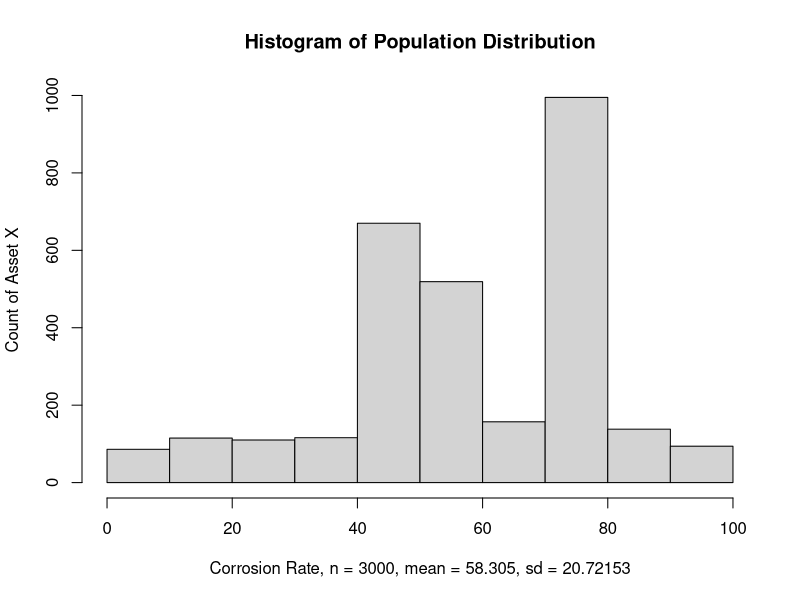
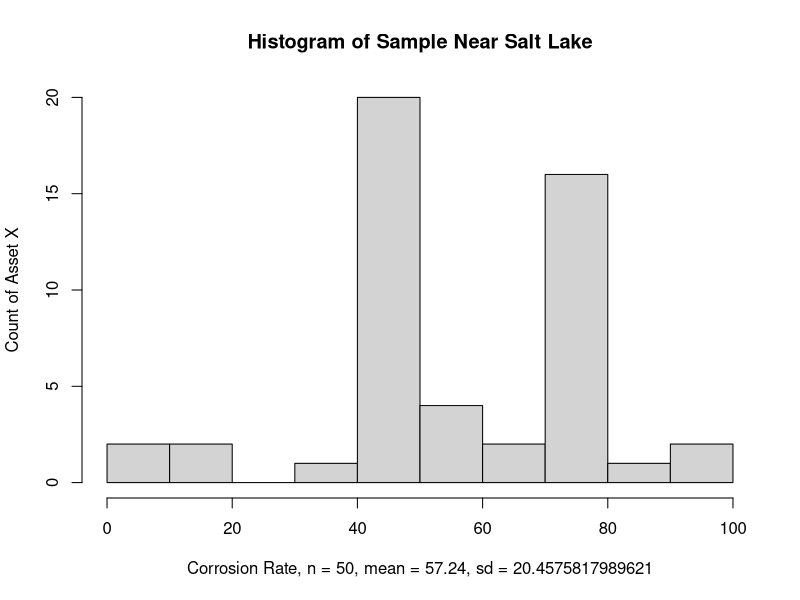
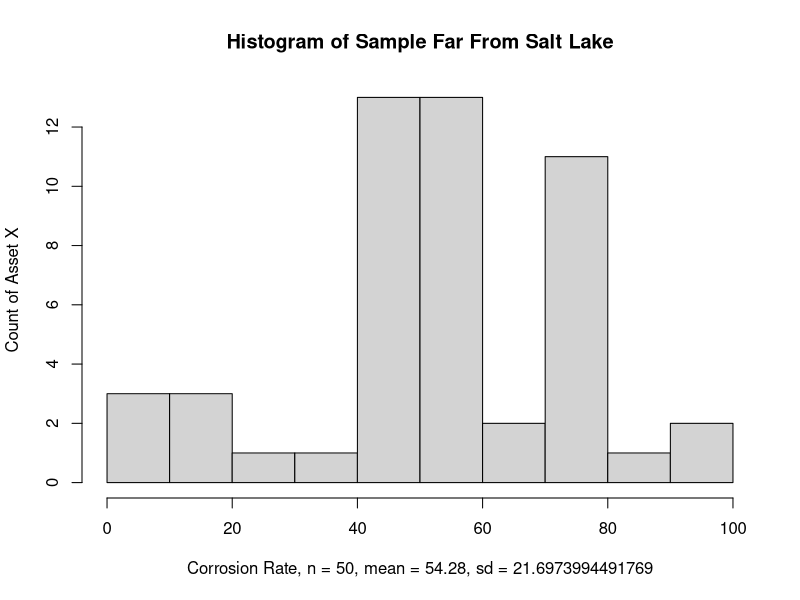
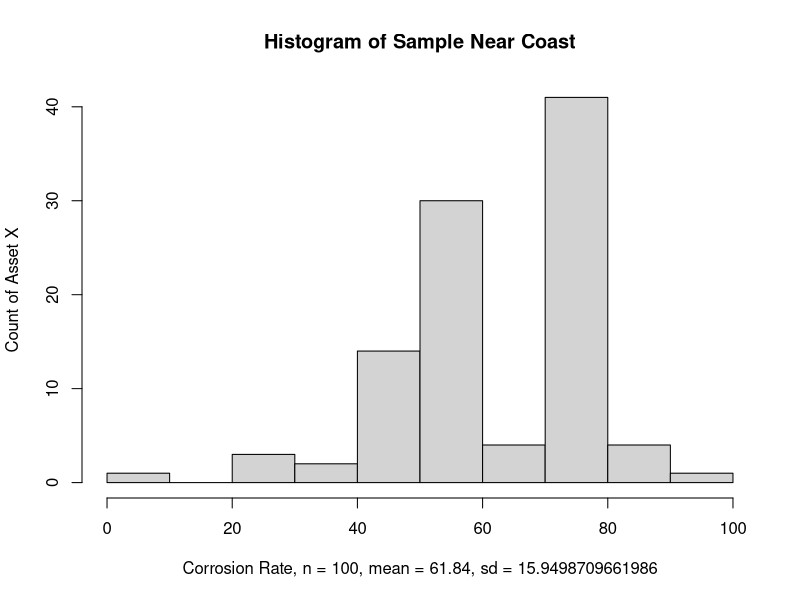
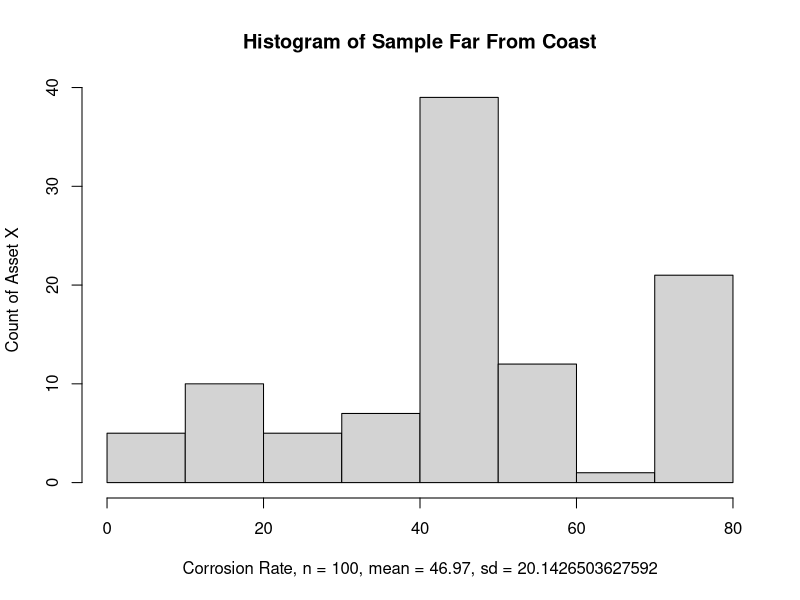

Reproduce these figures in R, in order.
## ---- chunk 1
`%c%` <- function(a,b){paste(sep="",a,b)}
set.seed(23423544)
dist <- (round(x = rnorm(1000,mean = 50,sd = 3),digits = 0))
dist <- c(dist,round(x = rnorm(1000,mean = 75,sd = 3)))
dist <- c(dist,round(x = runif(n = 1000,min = 0,max = 100)))
dist <- ifelse(dist<0,0,dist)
`Population Distribution` <- dist
hist(`Population Distribution`,ylab = "Count of Asset X", xlab = "Corrosion Rate, n = 3000, mean = 58.305, sd = 20.72153")
# print("The population mean is:")
# print("n = " %c% length(dist))
# print(mean(dist))
# print(sd(dist))

## ---- chunk 2
dist_df <- as.data.frame(dist)
dist_df$`300M_FROM_SALT_LAKE` <- sample(c(TRUE,FALSE),size = 3000,replace = TRUE)
dist_df$`300M_FROM_COAST` <-ifelse(dist_df$dist>50,FALSE,TRUE)
for(i in 1:nrow(dist_df)){
  if(dist_df[i,1]>50)
    {dist_df$`300M_FROM_COAST`[i] <- sample(c(TRUE,FALSE),size = 1,replace=TRUE,prob=c(.75,.25))}
  else
    {dist_df$`300M_FROM_COAST`[i] <- sample(c(TRUE,FALSE),size = 1,replace=TRUE,prob=c(.25,.75))}
}
s1 <- sample(dist_df$dist[dist_df$`300M_FROM_SALT_LAKE`==TRUE],size = 50,replace = FALSE)
s2 <- sample(dist_df$dist[dist_df$`300M_FROM_SALT_LAKE`==FALSE],size = 50,replace = FALSE)

s3 <- sample(dist_df$dist[dist_df$`300M_FROM_COAST`==TRUE],size = 100,replace = FALSE)
s4 <- sample(dist_df$dist[dist_df$`300M_FROM_COAST`==FALSE],size = 100,replace = FALSE)
`Sample Distribution 1` <- s1
`Sample Distribution 2` <- s2
`Sample Near Salt Lake` <- s1
`Sample Far From Salt Lake` <- s2
`Sample Near Coast` <- s3
`Sample Far From Coast` <- s4
# mean(s1)
# sd(s1)
# mean(s2)
# sd(s2)
hist(`Sample Near Salt Lake`,ylab = "Count of Asset X", xlab = "Corrosion Rate, n = " %c% length(s1) %c% ", mean = " %c% mean(s1) %c% ", sd = " %c% sd(s1) )
## ---- chunk 3

hist(`Sample Far From Salt Lake`,ylab = "Count of Asset X", xlab = "Corrosion Rate, n = " %c% length(s2) %c% ", mean = " %c% mean(s2) %c% ", sd = " %c% sd(s2) )


## ---- chunk 4

t.test(s1,s2)

## ---- chunk 5

hist(`Sample Near Coast`,ylab = "Count of Asset X", xlab = "Corrosion Rate, n = " %c% length(s3) %c% ", mean = " %c% mean(s3) %c% ", sd = " %c% sd(s3) )


## ---- chunk 6

hist(`Sample Far From Coast`,ylab = "Count of Asset X", xlab = "Corrosion Rate, n = " %c% length(s4) %c% ", mean = " %c% mean(s4) %c% ", sd = " %c% sd(s4) )


## ---- chunk 7

t.test(s3,s4)

